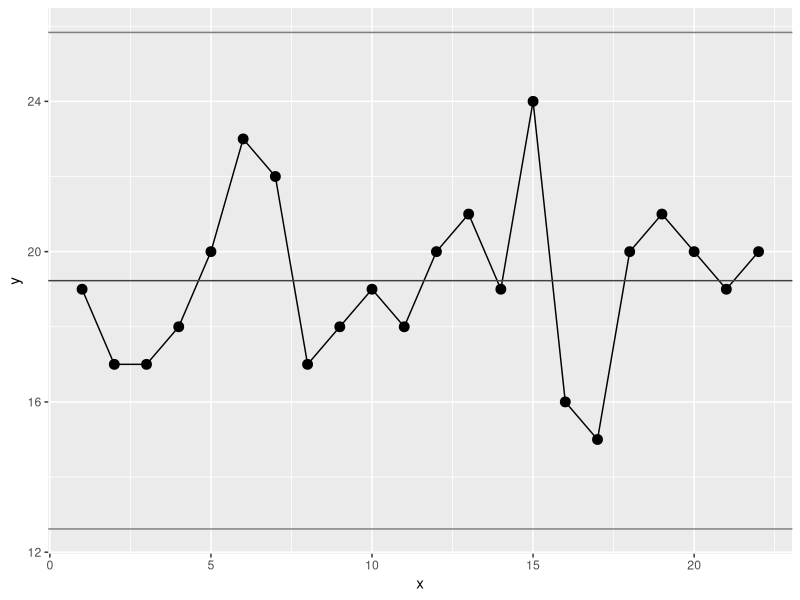
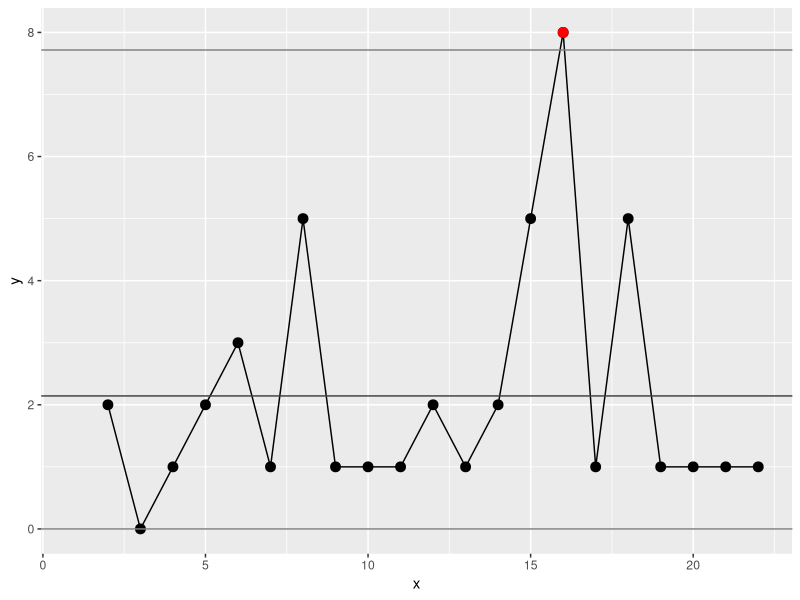

Source code (R) for these figures, in order:
#1) the books seems to be misleading on the formula, the minitab formula is explained here:
#https://blog.minitab.com/blog/marilyn-wheatleys-blog/methods-and-formulas3a-how-are-i-mr-chart-control-limits-calculated
#https://support.minitab.com/en-us/minitab/18/help-and-how-to/quality-and-process-improvement/control-charts/how-to/variables-charts-for-individuals/i-mr-chart/methods-and-formulas/methods-and-formulas-for-individuals-chart/

#the source data does not match the chart displayed, and the calculated numbers do not have exact match
#either the data are wrong or some critical parameters of I-MR chart is omitted

library(ggplot2)

sales <- c(19,17,17,18,20,23,22,17,18,19,18,20,21,19,24,16,15,20,21,20,19,20);
i = 2
sales[seq(i - 1, i)];

pts = seq(1, length(sales));
msales = mean(sales);
sdsales = sd(sales);
uclsales = mean(sales) + 3 * sd(sales);
lclsales = mean(sales) - 3 * sd(sales);

png(filename="ch23p434-1.png");
data1 <- data.frame(x = pts, y = sales);
ggplot(data=data1, aes(x=x, y=y)) +
  geom_point(color="black", size=3) +
  geom_line(color="black") +
  geom_point(data=subset(data1, !is.nan(y) & (y < lclsales | y > uclsales)), aes(x=x, y=y), color="red", size=3) +
  geom_hline(yintercept=uclsales, color="gray50") +
  geom_hline(yintercept=msales, color="gray25") +
  geom_hline(yintercept=lclsales, color="gray50");
dev.off();

imr <- matrix(NA, length(sales));

mr <- function(data, i, w) {
    sdata <- data[seq(i - w + 1, i)];
    return (abs(max(sdata) - min(sdata)));
}

ssd = 0;
for (i in seq(2, length(sales))) {
    imr[i] = mr(sales, i, 2);
    if (i > 2) {
        ssd = ssd + (imr[i] - imr[i - 1]) ** 2;
    }
}

meanmr = sum(imr[seq(2, length(imr))]) / (length(imr) - 2 + 1);
sssd = sqrt(0.5 * ssd / (length(imr) - 1));
sssd;
uclmr = meanmr + 3 * sssd;
lclmr = meanmr - 3 * sssd;
if (lclmr < 0) {
    lclmr = 0;
}

png(filename="ch23p434-2.png");

data1 <- data.frame(x = pts, y = imr);
ggplot(data=data1, aes(x=x, y=y)) +
  geom_point(color="black", size=3) +
  geom_line(color="black") +
  geom_point(data=subset(data1, !is.nan(y) & (y < lclmr | y > uclmr)), aes(x=x, y=y), color="red", size=3) +
  geom_hline(yintercept=uclmr, color="gray50") +
  geom_hline(yintercept=meanmr, color="gray25") +
  geom_hline(yintercept=lclmr, color="gray50");
dev.off();
